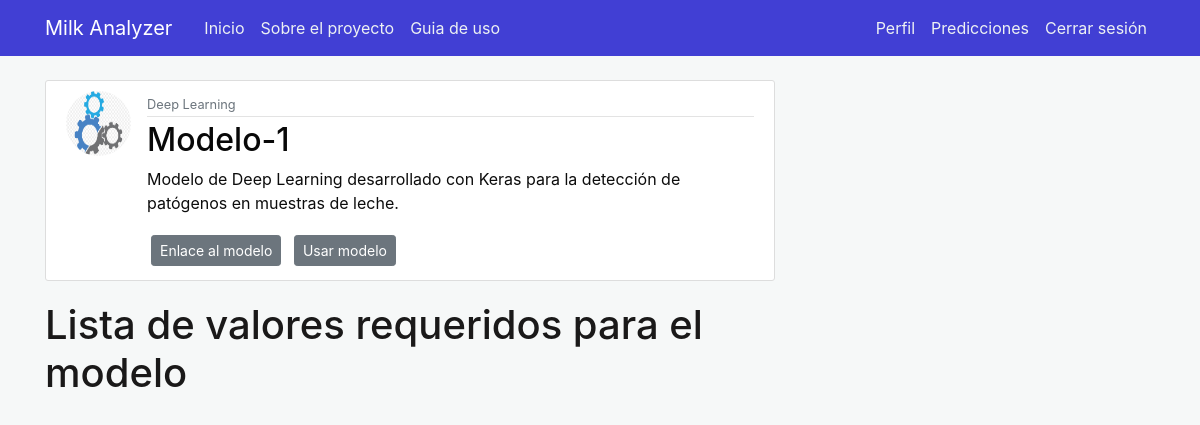
The app's page /aimodel/1 (signed in), older data.
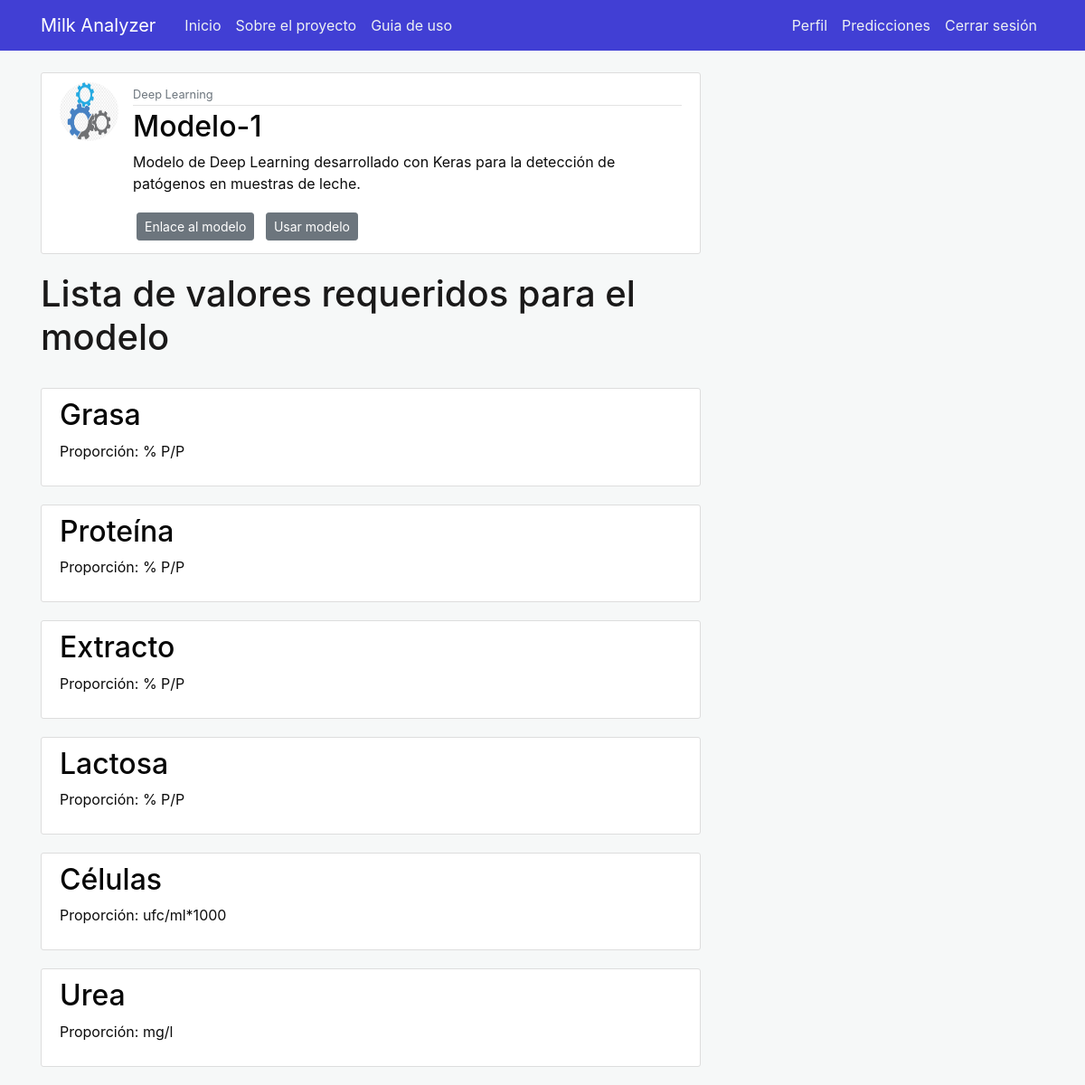
The same page, newer data.
### milkanalyzer/models.py (models this page shows, shortened)
class AIModel(db.Model):
    __tablename__ = 'aimodel'
    id = db.Column(db.Integer, primary_key=True)
    name = db.Column(db.String(50), nullable=False)
    type = db.Column(db.String(100), nullable=False)
    description = db.Column(db.Text, nullable=False)
    url = db.Column(db.String(50), nullable=False)
    aimodel_picture = db.Column(db.String(20), nullable=False, default='defaultmodel.jpg')

class Value(db.Model):
    id = db.Column(db.Integer, primary_key=True)
    name = db.Column(db.String(50), nullable=False)
    proportion = db.Column(db.String(100), nullable=False)
    description = db.Column(db.Text, nullable=False)
    aimodel_id = db.Column(db.Integer, db.ForeignKey('aimodel.id'), nullable=False)

### milkanalyzer/aimodels/routes.py (the view)
@aimodels.route("/aimodel/<int:id>")
@login_required
def aimodel(id):
    aimodel = AIModel.query.get_or_404(id)
    values = Value.query.filter_by(aimodel_id = aimodel.id).all()
    return render_template('aimodel.html', title=aimodel.name, aimodel=aimodel, values=values)

### milkanalyzer/models.py (called while the page is built)
@login_manager.user_loader
def get_user(user_id):
    return User.query.get(int(user_id))

### milkanalyzer/templates/aimodel.html (shortened to what this page needs)
{% extends "layout.html" %}
{% block content %}
<article class="media content-section">
  <img class="rounded-circle article-img"
    src="{{ url_for('static', filename='aimodel_images/' + aimodel.aimodel_picture) }}">
  <div class="media-body">
    <div class="article-metadata">
      <small class="text-muted">{{ aimodel.type }}</small>
    </div>
    <h2 class="article-title">{{ aimodel.name }}</h2>
    <p class="article-content">{{ aimodel.description }}</p>
    <a class="btn btn-secondary btn-sm m-1" href="{{ aimodel.url }} ">Enlace al modelo</a>
    {% if current_user.is_authenticated %}
    <a class="btn btn-secondary btn-sm m-1" href="{{ url_for('aimodels.use_aimodel', id=aimodel.id) }}">Usar modelo</a>
    {% endif %}
  </div>
</article>
<h1>Lista de valores requeridos para el modelo</h1></br>
{% for value in values %}
<article class="media content-section">
  <div class="media-body">
    <h2><a class="article-title" href="{{ url_for('values.value', aimodel_id=aimodel.id, id=value.id) }}">{{
      value.name }}</a></h2>
    <p class="article-content">Proporción: {{ value.proportion }}</p>
  </div>
</article>
{% endfor %}
{% endblock content %}

### milkanalyzer/templates/layout.html (shortened to what this page needs)
<!DOCTYPE html>
<html>
<head>
    <link rel="stylesheet" href="https://maxcdn.bootstrapcdn.com/bootstrap/4.0.0/css/bootstrap.min.css"
>
    <link rel="stylesheet" type="text/css" href="{{ url_for('static', filename='main.css') }}">
</head>
<body>
    <header class="site-header">
        <nav class="navbar navbar-expand-md navbar-dark bg-steel fixed-top">
            <div class="container">
                <a class="navbar-brand mr-4" href="/">Milk Analyzer</a>
                <div class="collapse navbar-collapse" id="navbarToggle">
                    <div class="navbar-nav mr-auto">
                        <a class="nav-item nav-link" href="{{ url_for('main.home') }}">Inicio</a>
                        <a class="nav-item nav-link" href="{{ url_for('main.about') }}">Sobre el proyecto</a>
                        <a class="nav-item nav-link" href="{{ url_for('main.guide') }}">Guia de uso</a>
                    </div>
                    <div class="navbar-nav">
                        {% if current_user.is_authenticated %}
                        <a class="nav-item nav-link" href="{{ url_for('users.profile') }}">Perfil</a>
                        {% if current_user.username != 'admin' %}
                        <a class="nav-item nav-link" href="{{ url_for('predictions.prediction_list') }}">Predicciones</a>
                        {% endif %}
                        <a class="nav-item nav-link" href="{{ url_for('users.logout') }}">Cerrar sesión</a>
                        {% else %}
                        <a class="nav-item nav-link" href="{{ url_for('users.login') }}">Iniciar sesión</a>
                        <a class="nav-item nav-link" href="{{ url_for('users.register') }}">Registrarse</a>
                        {% endif %}
                    </div>
                </div>
            </div>
        </nav>
    </header>
    <main role="main" class="container">
        <div class="row">
            <div class="col-md-8">
                {% block content %}{% endblock %}
            </div>
        </div>
    </main>
</body>
</html>

### milkanalyzer/static/main.css (style rules this page uses)
body { background: #f6f8f8; color: #0c0c0c; margin-top: 5rem; }
h1, h2, h3, h4, h5, h6 { color: #1a1919; }
.bg-steel { background-color: #413fd4; }
.site-header .navbar-nav .nav-link { color: #edf1f3; }
.content-section { background: #ffffff; padding: 10px 20px; border: 1px solid #dddddd; border-radius: 3px; margin-bottom: 20px; }
.article-title { color: #080808; }
.article-content { white-space: pre-line; }
.article-img { height: 65px; width: 65px; margin-right: 16px; }
.article-metadata { padding-bottom: 1px; margin-bottom: 4px; border-bottom: 1px solid #e3e3e3 }

Row changes from the older to the newer data that the page shows:
added Value: name "Grasa", proportion "% P/P"
added Value: name "Proteína", proportion "% P/P"
added Value: name "Extracto", proportion "% P/P"
added Value: name "Lactosa", proportion "% P/P"
added Value: name "Células", proportion "ufc/ml*1000"
added Value: name "Urea", proportion "mg/l"
